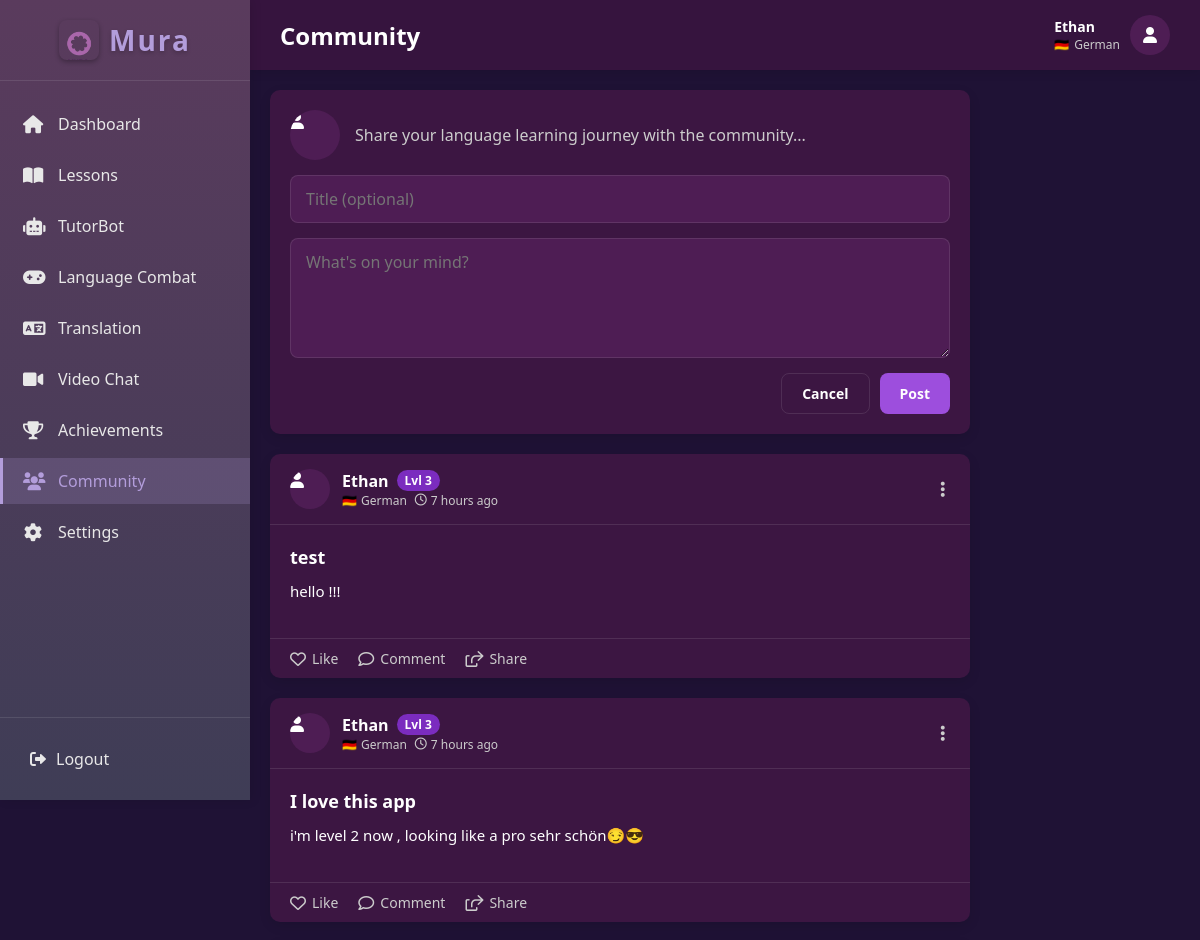
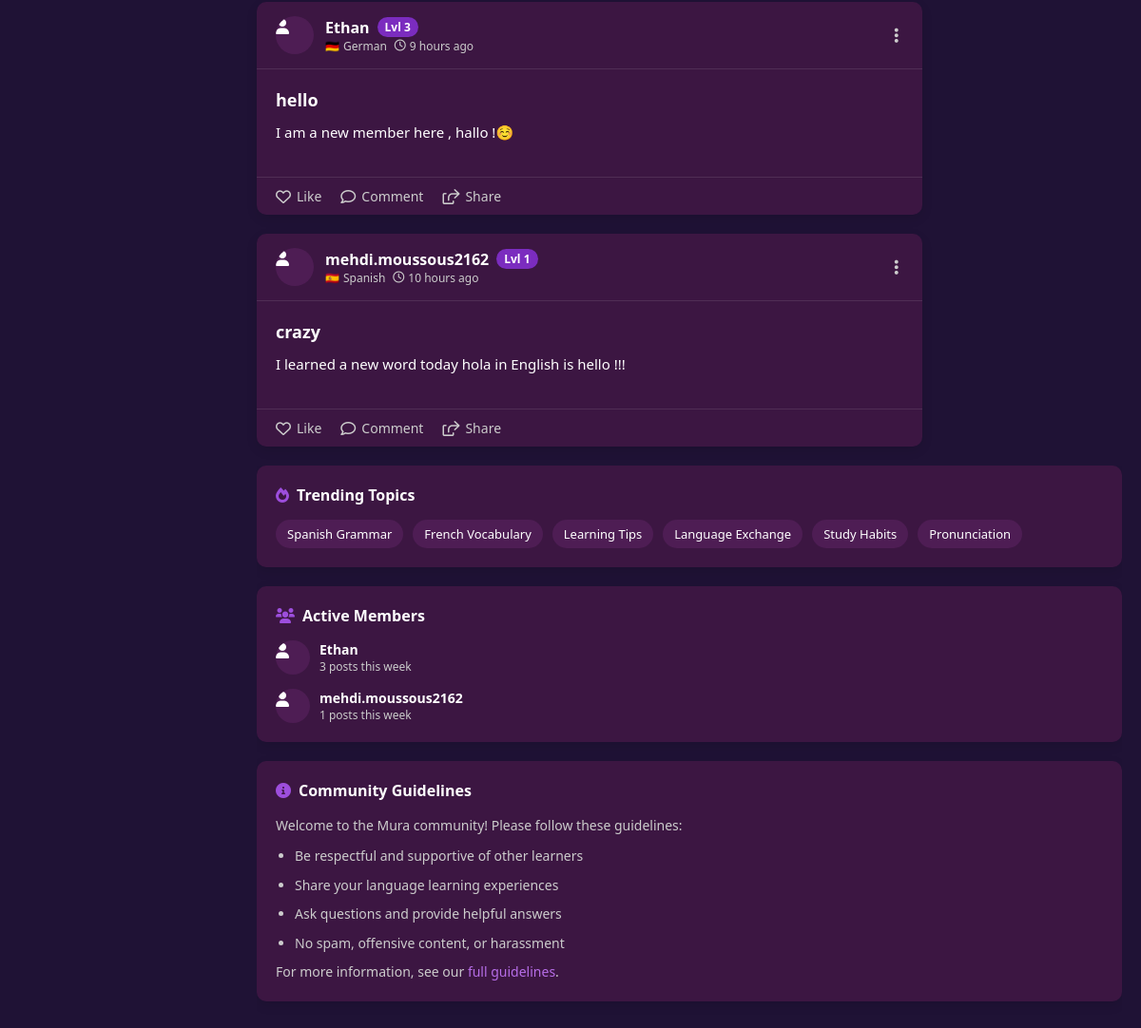
/Community/community.php (signed in), run on the app's committed database (2 pictures, top to bottom).
### tables this page shows
CREATE TABLE `users` (
  `user_ID` int(11) NOT NULL,
  `username` varchar(50) NOT NULL,
  `profile_picture` varchar(255) DEFAULT NULL,
  `email` varchar(40) NOT NULL,
  `password` varchar(100) NOT NULL,
  `onboarding_complete` tinyint(1) DEFAULT 0
);

CREATE TABLE `user_onboarding` (
  `onboarding_id` int(11) NOT NULL,
  `user_ID` int(11) NOT NULL,
  `selected_language` varchar(50) DEFAULT NULL,
  `reason` varchar(255) DEFAULT NULL,
  `daily_goal` varchar(255) DEFAULT NULL,
  `proficiency_level` varchar(20) DEFAULT NULL,
  `is_complete` tinyint(1) DEFAULT 0,
  `created_at` timestamp NOT NULL DEFAULT current_timestamp(),
  `updated_at` timestamp NOT NULL DEFAULT current_timestamp() ON UPDATE current_timestamp()
);

CREATE TABLE `posts` (
  `post_id` int(11) NOT NULL,
  `user_id` int(11) NOT NULL,
  `title` varchar(255) NOT NULL,
  `content` text NOT NULL,
  `created_at` timestamp NOT NULL DEFAULT current_timestamp(),
  `updated_at` timestamp NULL DEFAULT NULL ON UPDATE current_timestamp(),
  `status` enum('published','draft','archived') NOT NULL DEFAULT 'draft'
);

CREATE TABLE `user_stats` (
  `stat_id` int(11) NOT NULL,
  `user_id` int(11) NOT NULL,
  `xp` int(11) NOT NULL DEFAULT 0,
  `level` int(11) NOT NULL DEFAULT 1,
  `total_games_played` int(11) NOT NULL DEFAULT 0,
  `total_questions_answered` int(11) NOT NULL DEFAULT 0,
  `correct_answers` int(11) NOT NULL DEFAULT 0
);

### Community/community.php (the view, shortened to what this page needs)
<?php
require_once '../Configurations/db.php';
$user_id = $_SESSION['user_id'];
$stmt = $conn->prepare("
    SELECT u.username, u.profile_picture, uo.selected_language, us.level
    FROM users u
    LEFT JOIN user_onboarding uo ON u.user_ID = uo.user_ID
    LEFT JOIN user_stats us ON u.user_ID = us.user_id
    WHERE u.user_ID = ?
");
$stmt->bind_param("i", $user_id);
$stmt->execute();
$result = $stmt->get_result();
$user = $result->fetch_assoc();
$username = $user['username'] ?? 'User';
$profile_picture = $user['profile_picture'] ?? 'default-avatar.png';
$selected_language = $user['selected_language'] ?? 'Spanish';
$posts_query = "
    SELECT p.post_id, p.title, p.content, p.created_at,
           u.username, u.profile_picture, u.user_ID,
           uo.selected_language, us.level
    FROM posts p
    JOIN users u ON p.user_id = u.user_ID
    LEFT JOIN user_onboarding uo ON u.user_ID = uo.user_ID
    LEFT JOIN user_stats us ON u.user_ID = us.user_id
    WHERE p.status = 'published'
    ORDER BY p.created_at DESC
    LIMIT 50
";
$posts_result = $conn->query($posts_query);
$trending_topics = [
    'Spanish Grammar', 'French Vocabulary', 'Learning Tips',
    'Language Exchange', 'Study Habits', 'Pronunciation'
];
$active_users_query = "
    SELECT u.username, u.profile_picture, COUNT(p.post_id) as post_count
    FROM users u
    JOIN posts p ON u.user_ID = p.user_id
    WHERE p.created_at > DATE_SUB(NOW(), INTERVAL 7 DAY)
    GROUP BY u.user_ID
    ORDER BY post_count DESC
    LIMIT 5
";
$active_users_result = $conn->query($active_users_query);
function getLanguageFlag($language) {
    $flags = [
        'Spanish' => '🇪🇸',
        'French' => '🇫🇷',
        'English' => '🇬🇧',
        'German' => '🇩🇪',
        'Italian' => '🇮🇹',
        'Portuguese' => '🇵🇹',
        'Russian' => '🇷🇺',
        'Japanese' => '🇯🇵',
        'Chinese' => '🇨🇳',
        'Korean' => '🇰🇷',
        'Arabic' => '🇸🇦',
    ];
    return $flags[$language] ?? '🌐';
}
function timeElapsed($datetime) {
    $now = new DateTime;
    $ago = new DateTime($datetime);
    $diff = $now->diff($ago);
    if ($diff->h > 0) {
        return $diff->h . ' hour' . ($diff->h > 1 ? 's' : '') . ' ago';
    }
    return 'just now';
}
?>
<!DOCTYPE html>
<html lang="en">
<head>
    <link rel="stylesheet" href="https://cdnjs.cloudflare.com/ajax/libs/font-awesome/6.0.0-beta3/css/all.min.css">
</head>
<body>
    <div class="sidebar" id="sidebar">
        <div class="logo">
            <div class="logo-container">
                <div class="mura-logo">
                    <img src="../image/mura.png" alt="Mura Logo">
                </div>
                <h1>Mura</h1>
            </div>
        </div>
        <nav class="sidebar-nav">
            <ul>
                <li class="nav-item">
                    <a href="../dashboard/dashboard.php">
                        <i class="fas fa-home"></i>
                        Dashboard
                    </a>
                </li>
                <li class="nav-item">
                    <a href="../Lessons/lessons.php">
                        <i class="fas fa-book-open"></i>
                        Lessons
                    </a>
                </li>
                <li class="nav-item">
                    <a href="../chatai/chatai.php">
                        <i class="fas fa-robot"></i>
                        TutorBot
                    </a>
                </li>
                <li class="nav-item">
                    <a href="../Game/index.php">
                        <i class="fas fa-gamepad"></i>
                        Language Combat
                    </a>
                </li>
                <li class="nav-item">
                    <a href="../dashboard/translation.php">
                        <i class="fas fa-language"></i>
                        Translation
                    </a>
                </li>
                <li class="nav-item">
                    <a href="../ChatRoom/videochat.php">
                        <i class="fas fa-video"></i>
                        Video Chat
                    </a>
                </li>
                <li class="nav-item">
                    <a href="../Achievements/achievements.php">
                        <i class="fas fa-trophy"></i>
                        Achievements
                    </a>
                </li>
                <li class="nav-item active">
                    <a href="community.php">
                        <i class="fas fa-users"></i>
                        Community
                    </a>
                </li>
                <li class="nav-item">
                    <a href="../Settings/settings.php">
                        <i class="fas fa-cog"></i>
                        Settings
                    </a>
                </li>
            </ul>
        </nav>
        <div class="sidebar-footer">
            <a href="../dashboard/logout.php" class="logout-btn">
                <i class="fas fa-sign-out-alt"></i>
                Logout
            </a>
        </div>
    </div>
    <div class="main-content">
        <div class="top-bar">
            <h1 class="page-title">Community</h1>
            <div class="user-profile">
                <div class="user-info">
                    <div class="user-name"><?php echo htmlspecialchars($username); ?></div>
                    <div class="user-language">
                        <span><?php echo getLanguageFlag($selected_language); ?></span>
                        <span><?php echo htmlspecialchars($selected_language); ?></span>
                    </div>
                </div>
                <div class="user-avatar">
                    <?php if ($profile_picture && file_exists("../uploads/$profile_picture")): ?>
                        <img src="../uploads/<?php echo htmlspecialchars($profile_picture); ?>" alt="Profile Picture">
                    <?php else: ?>
                        <i class="fas fa-user"></i>
                    <?php endif; ?>
                </div>
            </div>
        </div>
        <div class="content-wrapper">
            <div class="feed-container">
                <div class="post-creation">
                    <div class="post-creation-header">
                        <div class="post-avatar">
                            <?php if ($profile_picture && file_exists("../uploads/$profile_picture")): ?>
                                <img src="../uploads/<?php echo htmlspecialchars($profile_picture); ?>" alt="Profile Picture">
                            <?php else: ?>
                                <i class="fas fa-user"></i>
                            <?php endif; ?>
                        </div>
                        <div class="post-prompt">Share your language learning journey with the community...</div>
                    </div>
                    <form class="post-form" method="POST" action="community.php">
                        <input type="text" name="post_title" class="post-title-input" placeholder="Title (optional)">
                        <textarea name="post_content" class="post-content-input" placeholder="What's on your mind?" required></textarea>
                        <div class="post-actions">
                            <button type="button" class="post-button secondary">Cancel</button>
                            <button type="submit" class="post-button primary">Post</button>
                        </div>
                    </form>
                </div>
                <div class="post-feed">
                    <?php if ($posts_result && $posts_result->num_rows > 0): ?>
                        <?php while ($post = $posts_result->fetch_assoc()): ?>
                            <div class="post-card">
                                <div class="post-header">
                                    <div class="post-user-avatar">
                                        <?php if ($post['profile_picture'] && file_exists("../uploads/{$post['profile_picture']}")): ?>
                                            <img src="../uploads/<?php echo htmlspecialchars($post['profile_picture']); ?>" alt="User Avatar">
                                        <?php else: ?>
                                            <i class="fas fa-user"></i>
                                        <?php endif; ?>
                                    </div>
                                    <div class="post-user-info">
                                        <div class="post-user-name">
                                            <?php echo htmlspecialchars($post['username']); ?>
                                            <span class="user-badge">Lvl <?php echo (int)($post['level'] ?? 1); ?></span>
                                        </div>
                                        <div class="post-meta">
                                            <div class="post-language">
                                                <span><?php echo getLanguageFlag($post['selected_language'] ?? 'Spanish'); ?></span>
                                                <span><?php echo htmlspecialchars($post['selected_language'] ?? 'Spanish'); ?></span>
                                            </div>
                                            <div class="post-time">
                                                <i class="far fa-clock"></i>
                                                <span><?php echo timeElapsed($post['created_at']); ?></span>
                                            </div>
                                        </div>
                                    </div>
                                    <div class="post-options">
                                        <i class="fas fa-ellipsis-v"></i>
                                    </div>
                                </div>
                                <div class="post-body">
                                    <?php if (!empty($post['title'])): ?>
                                        <h3 class="post-title"><?php echo htmlspecialchars($post['title']); ?></h3>
                                    <?php endif; ?>
                                    <div class="post-content"><?php echo nl2br(htmlspecialchars($post['content'])); ?></div>
                                </div>
                                <div class="post-footer">
                                    <div class="post-actions-bar">
                                        <div class="post-action">
                                            <i class="far fa-heart"></i>
                                            <span>Like</span>
                                        </div>
                                        <div class="post-action">
                                            <i class="far fa-comment"></i>
                                            <span>Comment</span>
                                        </div>
                                        <div class="post-action">
                                            <i class="far fa-share-square"></i>
                                            <span>Share</span>
                                        </div>
                                    </div>
                                </div>
                            </div>
                        <?php endwhile; ?>
                    <?php endif; ?>
                </div>
            </div>
            <div class="sidebar-right">
                <div class="sidebar-section">
                    <h3 class="sidebar-section-title">
                        <i class="fas fa-fire"></i>
                        Trending Topics
                    </h3>
                    <div class="trending-topics">
                        <?php foreach ($trending_topics as $topic): ?>
                            <div class="topic-tag"><?php echo htmlspecialchars($topic); ?></div>
                        <?php endforeach; ?>
                    </div>
                </div>
                <div class="sidebar-section">
                    <h3 class="sidebar-section-title">
                        <i class="fas fa-users"></i>
                        Active Members
                    </h3>
                    <div class="active-users-list">
                        <?php if ($active_users_result && $active_users_result->num_rows > 0): ?>
                            <?php while ($user = $active_users_result->fetch_assoc()): ?>
                                <div class="active-user-item">
                                    <div class="active-user-avatar">
                                        <?php if ($user['profile_picture'] && file_exists("../uploads/{$user['profile_picture']}")): ?>
                                            <img src="../uploads/<?php echo htmlspecialchars($user['profile_picture']); ?>" alt="User Avatar">
                                        <?php else: ?>
                                            <i class="fas fa-user"></i>
                                        <?php endif; ?>
                                    </div>
                                    <div class="active-user-info">
                                        <div class="active-user-name"><?php echo htmlspecialchars($user['username']); ?></div>
                                        <div class="active-user-posts"><?php echo $user['post_count']; ?> posts this week</div>
                                    </div>
                                </div>
                            <?php endwhile; ?>
                        <?php else: ?>
                            <p>No active users found.</p>
                        <?php endif; ?>
                    </div>
                </div>
                <div class="sidebar-section">
                    <h3 class="sidebar-section-title">
                        <i class="fas fa-info-circle"></i>
                        Community Guidelines
                    </h3>
                    <div class="community-guidelines">
                        <p>Welcome to the Mura community! Please follow these guidelines:</p>
                        <ul>
                            <li>Be respectful and supportive of other learners</li>
                            <li>Share your language learning experiences</li>
                            <li>Ask questions and provide helpful answers</li>
                            <li>No spam, offensive content, or harassment</li>
                        </ul>
                        <p>For more information, see our <a href="#">full guidelines</a>.</p>
                    </div>
                </div>
            </div>
        </div>
    </div>
</body>
</html>

### data on the page
users: username "Ethan", user_onboarding.selected_language "🇩🇪", user_onboarding.selected_language "German"
posts: user.username "Ethan", user_stats.level "3", user_onboarding.selected_language "🇩🇪", user_onboarding.selected_language "German", created_at "7 hours ago", title "test", content "hello !!!"
posts: user.username "Ethan", user_stats.level "3", user_onboarding.selected_language "🇩🇪", user_onboarding.selected_language "German", created_at "7 hours ago", title "I love this app", content "i'm level 2 now , looking like a pro sehr schön😏😎"
posts: user.username "Ethan", user_stats.level "3", user_onboarding.selected_language "🇩🇪", user_onboarding.selected_language "German", created_at "9 hours ago", title "hello", content "I am a new member here , hallo !☺️"
posts: user.username "mehdi.moussous2162", user_stats.level "1", user_onboarding.selected_language "🇪🇸", user_onboarding.selected_language "Spanish", created_at "10 hours ago", title "crazy", content "I learned a new word today hola in English is hello !!!"

### other printed values
$topic "Spanish Grammar"
$topic "French Vocabulary"
$topic "Learning Tips"
$topic "Language Exchange"
$topic "Study Habits"
$topic "Pronunciation"
$user['username'] "Ethan"
$user['post_count'] "3"
$user['username'] "mehdi.moussous2162"
$user['post_count'] "1"
